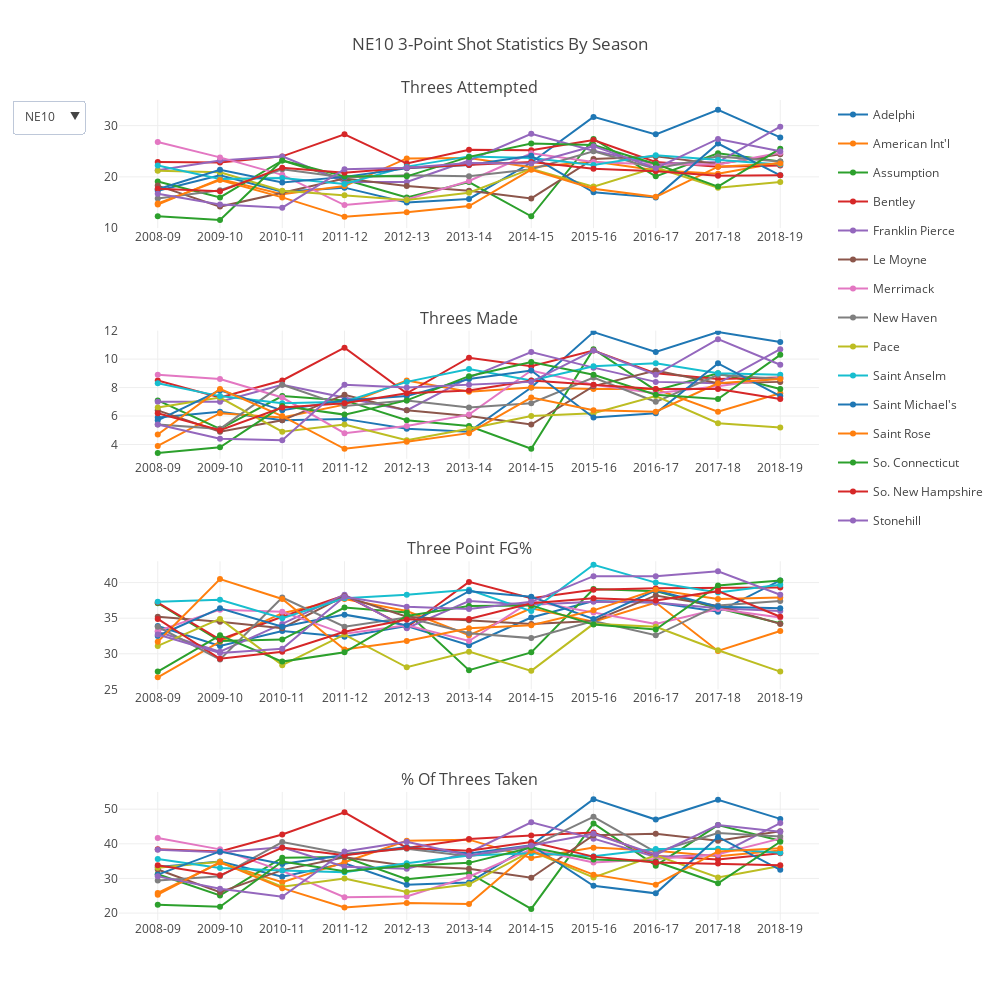

The notebook cell saved with this chart:
### Code cell
ne10teams = df[df['Conference'] == 'NE10']['Team'].unique()
eccteams = df[df['Conference'] == 'ECC']['Team'].unique()
caccteams = df[df['Conference'] == 'CACC']['Team'].unique()

colors = ['#1f77b4', '#ff7f0e', '#2ca02c', '#d62728', '#9467bd', '#8c564b', '#e377c2', '#7f7f7f', '#bcbd22', '#17becf',
         '#1f77b4', '#ff7f0e', '#2ca02c', '#d62728', '#9467bd']

i = 0
ne10tpa = []
for data in ne10teams:
    trace = go.Scatter(
    x = df['Season'].unique(),
    y = round((df[df['Team'] == data]['TPA'] / df[df['Team'] == data]['GP']),1),
    legendgroup = data,
    name = data,
    marker = {'symbol':'circle', 'color':colors[i]})
    ne10tpa.append(trace)
    i = i + 1
    
i = 0
ne10tpm = []
for data in ne10teams:
    trace = go.Scatter(
    x = df['Season'].unique(),
    y = round((df[df['Team'] == data]['TPM'] / df[df['Team'] == data]['GP']),1),
    legendgroup = data,
    name = data,
    showlegend = False,
    marker = {'symbol':'circle', 'color':colors[i]})
    ne10tpm.append(trace)
    i = i + 1
    
i = 0 
ne10tpct = []
for data in ne10teams:
    trace = go.Scatter(
    x = df['Season'].unique(),
    y = round((df[df['Team'] == data]['TPM'] / df[df['Team'] == data]['TPA'])*100,1),
    legendgroup = data,
    name = data,
    showlegend = False,
    marker = {'symbol':'circle', 'color':colors[i]})
    ne10tpct.append(trace)
    i = i + 1


i = 0 
ne10pctot = []
for data in ne10teams:
    trace = go.Scatter(
    x = df['Season'].unique(),
    y = round((df[df['Team'] == data]['TPA'] / df[df['Team'] == data]['FGA'])*100,1),
    legendgroup = data,
    name = data,
    showlegend = False,
    marker = {'symbol':'circle', 'color':colors[i]})
    ne10pctot.append(trace)
    i = i + 1

    
i = 0
cacctpa = []
for data in caccteams:
    trace = go.Scatter(
    x = df['Season'].unique(),
    y = round((df[df['Team'] == data]['TPA'] / df[df['Team'] == data]['GP']),1),
    legendgroup = data,
    name = data,
    marker = {'symbol':'circle', 'color':colors[i]},
    visible = False)
    cacctpa.append(trace)
    i = i + 1
    
i = 0
cacctpm = []
for data in caccteams:
    trace = go.Scatter(
    x = df['Season'].unique(),
    y = round((df[df['Team'] == data]['TPM'] / df[df['Team'] == data]['GP']),1),
    legendgroup = data,
    name = data,
    showlegend = False,
    marker = {'symbol':'circle', 'color':colors[i]},
    visible = False)
    cacctpm.append(trace)
    i = i + 1
    
i = 0 
cacctpct = []
for data in caccteams:
    trace = go.Scatter(
    x = df['Season'].unique(),
    y = round((df[df['Team'] == data]['TPM'] / df[df['Team'] == data]['TPA'])*100,1),
    legendgroup = data,
    name = data,
    showlegend = False,
    marker = {'symbol':'circle', 'color':colors[i]},
    visible = False)
    cacctpct.append(trace)
    i = i + 1
    
i = 0 
caccpctot = []
for data in caccteams:
    trace = go.Scatter(
    x = df['Season'].unique(),
    y = round((df[df['Team'] == data]['TPA'] / df[df['Team'] == data]['FGA'])*100,1),
    legendgroup = data,
    name = data,
    showlegend = False,
    marker = {'symbol':'circle', 'color':colors[i]},
    visible = False)
    caccpctot.append(trace)
    i = i + 1
    

i = 0
ecctpa = []
for data in eccteams:
    trace = go.Scatter(
    x = df['Season'].unique(),
    y = round((df[df['Team'] == data]['TPA'] / df[df['Team'] == data]['GP']),1),
    legendgroup = data,
    name = data,
    marker = {'symbol':'circle', 'color':colors[i]},
    visible = False)
    ecctpa.append(trace)
    i = i + 1
    
i = 0
ecctpm = []
for data in eccteams:
    trace = go.Scatter(
    x = df['Season'].unique(),
    y = round((df[df['Team'] == data]['TPM'] / df[df['Team'] == data]['GP']),1),
    legendgroup = data,
    name = data,
    showlegend = False,
    marker = {'symbol':'circle', 'color':colors[i]},
    visible = False)
    ecctpm.append(trace)
    i = i + 1
    
i = 0 
ecctpct = []
for data in eccteams:
    trace = go.Scatter(
    x = df['Season'].unique(),
    y = round((df[df['Team'] == data]['TPM'] / df[df['Team'] == data]['TPA'])*100,1),
    legendgroup = data,
    name = data,
    showlegend = False,
    marker = {'symbol':'circle', 'color':colors[i]},
    visible = False)
    ecctpct.append(trace)
    i = i + 1
    
i = 0 
eccpctot = []
for data in eccteams:
    trace = go.Scatter(
    x = df['Season'].unique(),
    y = round((df[df['Team'] == data]['TPA'] / df[df['Team'] == data]['FGA'])*100,1),
    legendgroup = data,
    name = data,
    showlegend = False,
    marker = {'symbol':'circle', 'color':colors[i]},
    visible = False)
    eccpctot.append(trace)
    i = i + 1



layout = dict(
    title = 'NE10 3-Point Shot Attempts By Year',
    xaxis=dict(type='category'),
    yaxis=dict(
    )
)    


updatemenus = list([
    dict(active=0,
         buttons=list([
            dict(label = 'NE10',
                 method = 'update',
                 args = [{'visible': [True]*15 + [False]*24},
                         {'title': 'NE10 3-Point Shot Statistics By Season'}]),

            dict(label = 'CACC',
                 method = 'update',
                 args = [{'visible': [False]*15 + [True]*14 + [False]*10},
                         {'title': 'CACC 3-Point Shot Statistics By Season'}]),

            dict(label = 'ECC',
                 method = 'update',
                 args = [{'visible': [False]*29 + [True]*10},
                         {'title': 'ECC 3-Point Shot Statistics By Season'}])
        ]),
    )
])


fig = tls.make_subplots(rows=4, cols=1, subplot_titles=('Threes Attempted', 'Threes Made',
                                                          'Three Point FG%', '% Of Threes Taken'))

fig.add_traces(ne10tpa, rows=[1]*len(ne10tpa), cols=[1]*len(ne10tpa))
fig.add_traces(cacctpa, rows=[1]*len(cacctpa), cols=[1]*len(cacctpa))
fig.add_traces(ecctpa, rows=[1]*len(ecctpa), cols=[1]*len(ecctpa))

fig.add_traces(ne10tpm, rows=[2]*len(ne10tpm), cols=[1]*len(ne10tpm))
fig.add_traces(cacctpm, rows=[2]*len(cacctpm), cols=[1]*len(cacctpm))
fig.add_traces(ecctpm, rows=[2]*len(ecctpm), cols=[1]*len(ecctpm))

fig.add_traces(ne10tpct, rows=[3]*len(ne10tpct), cols=[1]*len(ne10tpct))
fig.add_traces(cacctpct, rows=[3]*len(cacctpct), cols=[1]*len(cacctpct))
fig.add_traces(ecctpct, rows=[3]*len(ecctpct), cols=[1]*len(ecctpct))

fig.add_traces(ne10pctot, rows=[4]*len(ne10pctot), cols=[1]*len(ne10pctot))
fig.add_traces(caccpctot, rows=[4]*len(caccpctot), cols=[1]*len(caccpctot))
fig.add_traces(eccpctot, rows=[4]*len(eccpctot), cols=[1]*len(eccpctot))

fig['layout'].update(height=1000, width=1000, 
                     xaxis=dict(type='category'),
                     yaxis=dict(range=[10,35]),
                     xaxis2=dict(type='category'),
                     yaxis2=dict(range=[3,12]),
                     xaxis3=dict(type='category'),
                     yaxis3=dict(range=[25,43]),
                     xaxis4=dict(type='category'), 
                     yaxis4=dict(range=[18,55]),
                     title='NE10 3-Point Shot Statistics By Season', 
                     updatemenus=updatemenus)

iplot(fig, filename = 'threestats.html')
